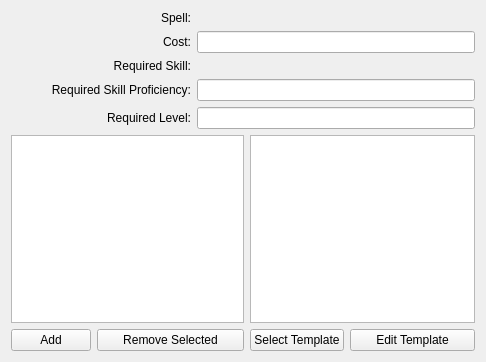
<?xml version="1.0" encoding="UTF-8"?>
<ui version="4.0">
 <class>trainer_teach_edit</class>
 <widget class="QWidget" name="trainer_teach_edit">
  <property name="geometry">
   <rect>
    <x>0</x>
    <y>0</y>
    <width>486</width>
    <height>362</height>
   </rect>
  </property>
  <property name="windowTitle">
   <string>Form</string>
  </property>
  <layout class="QVBoxLayout" name="verticalLayout_2">
   <item>
    <layout class="QGridLayout" name="gridLayout">
     <item row="6" column="5" colspan="4">
      <widget class="QPushButton" name="pushButton_3">
       <property name="text">
        <string>Edit Template</string>
       </property>
      </widget>
     </item>
     <item row="3" column="0" colspan="3">
      <widget class="QLabel" name="label_4">
       <property name="text">
        <string>Required Skill Proficiency:</string>
       </property>
       <property name="alignment">
        <set>Qt::AlignRight|Qt::AlignTrailing|Qt::AlignVCenter</set>
       </property>
      </widget>
     </item>
     <item row="1" column="0" colspan="3">
      <widget class="QLabel" name="label_2">
       <property name="text">
        <string>Cost:</string>
       </property>
       <property name="alignment">
        <set>Qt::AlignRight|Qt::AlignTrailing|Qt::AlignVCenter</set>
       </property>
      </widget>
     </item>
     <item row="3" column="3" colspan="6">
      <widget class="QLineEdit" name="skillLevelEdit"/>
     </item>
     <item row="4" column="0" colspan="3">
      <widget class="QLabel" name="label_5">
       <property name="text">
        <string>Required Level:</string>
       </property>
       <property name="alignment">
        <set>Qt::AlignRight|Qt::AlignTrailing|Qt::AlignVCenter</set>
       </property>
      </widget>
     </item>
     <item row="4" column="3" colspan="6">
      <widget class="QLineEdit" name="levelEdit"/>
     </item>
     <item row="6" column="1" colspan="3">
      <widget class="QPushButton" name="pushButton_2">
       <property name="text">
        <string>Remove Selected</string>
       </property>
      </widget>
     </item>
     <item row="0" column="3" colspan="6">
      <layout class="QHBoxLayout" name="spellSelectLayout"/>
     </item>
     <item row="1" column="3" colspan="6">
      <widget class="QLineEdit" name="costEdit"/>
     </item>
     <item row="0" column="0" colspan="3">
      <widget class="QLabel" name="label">
       <property name="text">
        <string>Spell:</string>
       </property>
       <property name="alignment">
        <set>Qt::AlignRight|Qt::AlignTrailing|Qt::AlignVCenter</set>
       </property>
      </widget>
     </item>
     <item row="5" column="0" colspan="4">
      <widget class="QListView" name="spellListSpecific"/>
     </item>
     <item row="2" column="0" colspan="3">
      <widget class="QLabel" name="label_3">
       <property name="text">
        <string>Required Skill:</string>
       </property>
       <property name="alignment">
        <set>Qt::AlignRight|Qt::AlignTrailing|Qt::AlignVCenter</set>
       </property>
      </widget>
     </item>
     <item row="6" column="0">
      <widget class="QPushButton" name="pushButton">
       <property name="text">
        <string>Add</string>
       </property>
      </widget>
     </item>
     <item row="2" column="3" colspan="6">
      <layout class="QHBoxLayout" name="skillLineLayout"/>
     </item>
     <item row="6" column="4">
      <widget class="QPushButton" name="pushButton_4">
       <property name="text">
        <string>Select Template</string>
       </property>
      </widget>
     </item>
     <item row="5" column="4" colspan="5">
      <widget class="QListWidget" name="spellListTemplate"/>
     </item>
    </layout>
   </item>
   <item>
    <layout class="QHBoxLayout" name="horizontalLayout"/>
   </item>
  </layout>
 </widget>
 <resources/>
 <connections/>
</ui>
